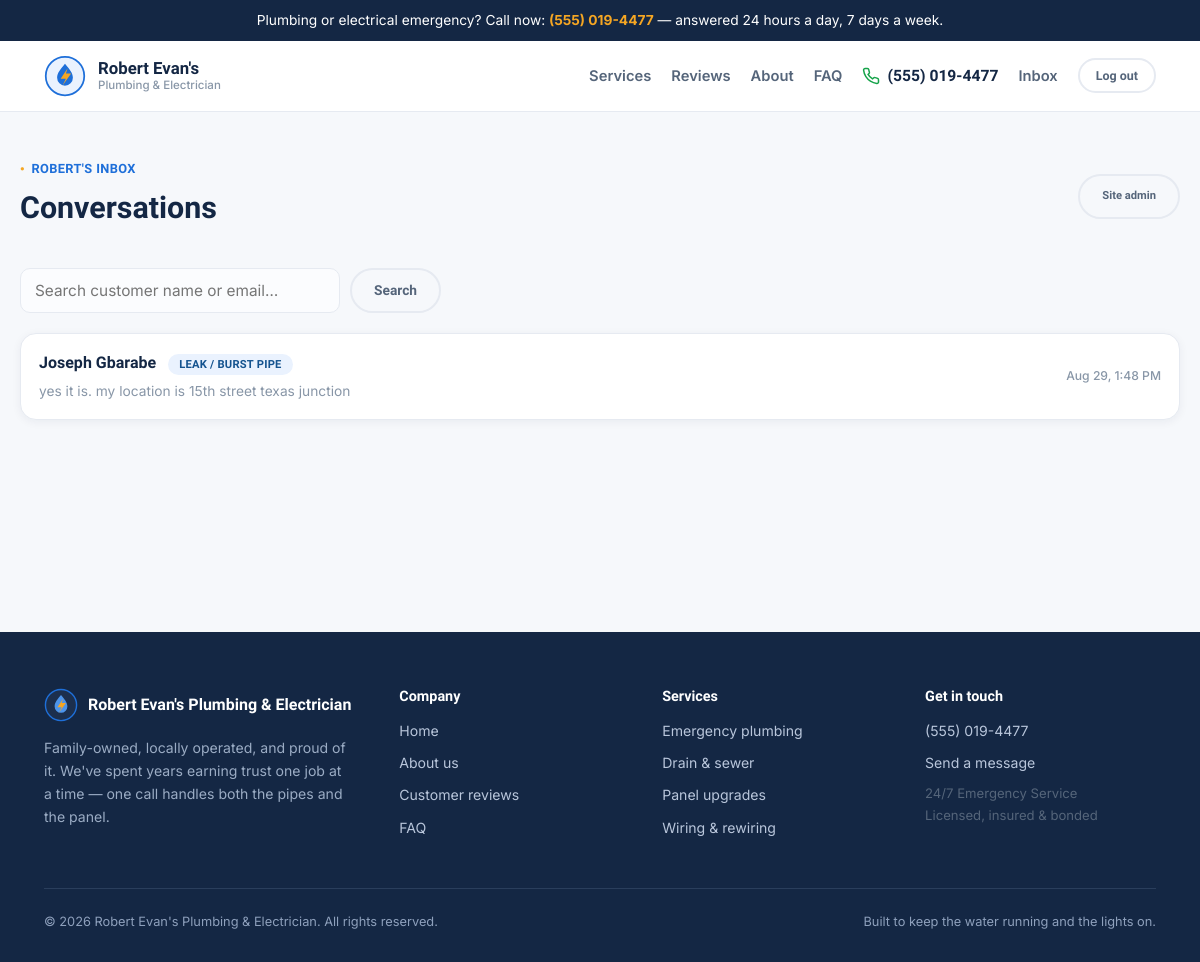
Page /inbox/admin/ (signed in) on the earlier database version.
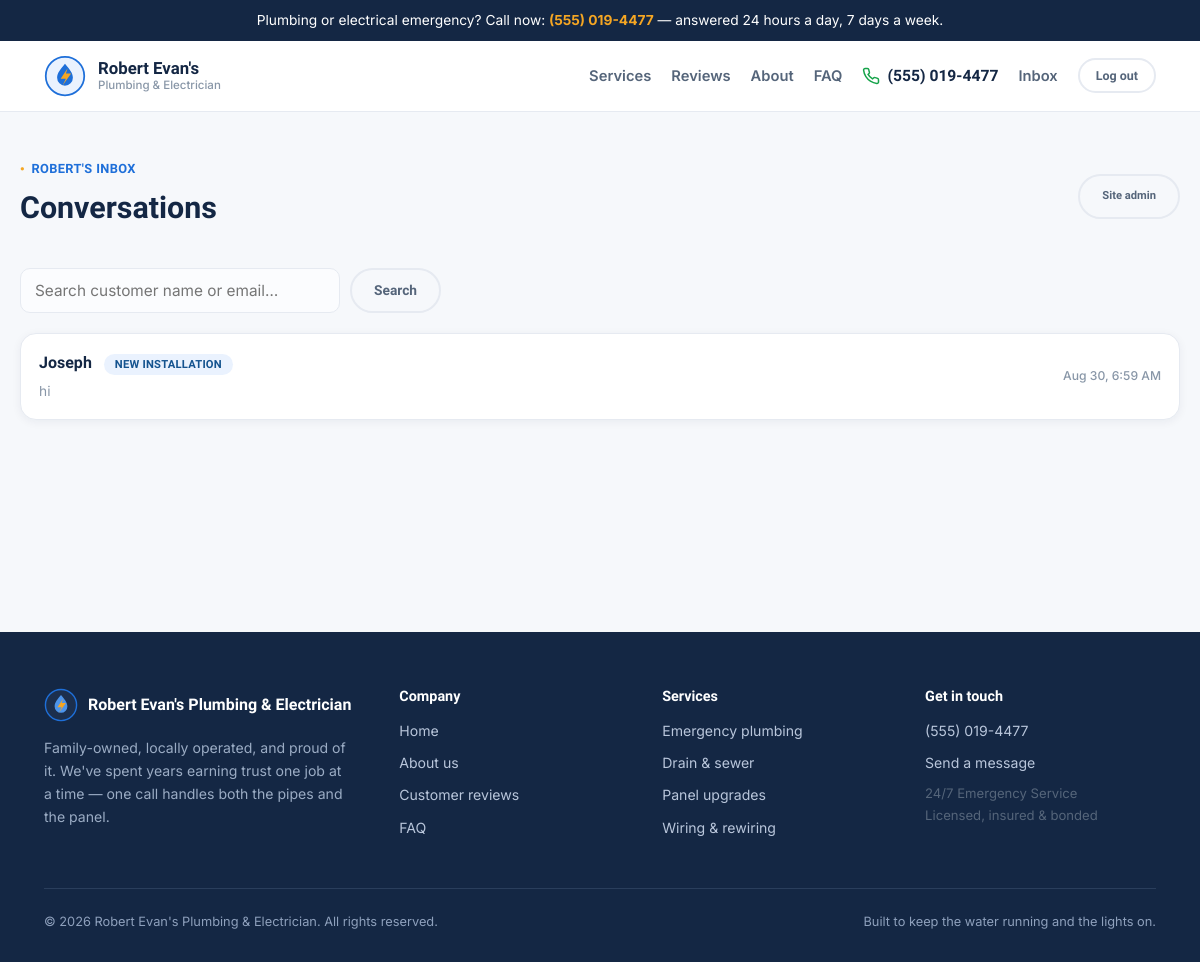
Same page on the later database version.
### messaging/models.py (models this page shows, shortened)
class Conversation(models.Model):
    customer = models.OneToOneField(
        settings.AUTH_USER_MODEL, on_delete=models.CASCADE, related_name='conversation'
    )
    topic = models.CharField(max_length=20, choices=TOPIC_CHOICES, default='other')
    is_closed = models.BooleanField(default=False)
    created_at = models.DateTimeField(auto_now_add=True)
    updated_at = models.DateTimeField(auto_now=True)
    class Meta:
        ordering = ['-updated_at']
    def unread_for_staff(self):
        return self.messages.filter(is_read=False, sender_is_staff=False).count()
    def last_message(self):
        return self.messages.order_by('-created_at').first()

class Message(models.Model):
    conversation = models.ForeignKey(
        Conversation, on_delete=models.CASCADE, related_name='messages'
    )
    sender = models.ForeignKey(
        settings.AUTH_USER_MODEL, on_delete=models.CASCADE, related_name='sent_messages'
    )
    sender_is_staff = models.BooleanField(default=False)
    body = models.TextField()
    is_read = models.BooleanField(default=False)
    created_at = models.DateTimeField(auto_now_add=True)
    class Meta:
        ordering = ['created_at']

### messaging/views.py (the view)
# urls.py: path('admin/', views.admin_dashboard, name='admin_dashboard'),
@staff_required
def admin_dashboard(request):
    conversations = Conversation.objects.select_related('customer').prefetch_related('messages')
    q = request.GET.get('q', '').strip()
    if q:
        conversations = conversations.filter(
            Q(customer__username__icontains=q) |
            Q(customer__first_name__icontains=q) |
            Q(customer__email__icontains=q)
        )
    conversations = conversations.distinct()
    total_unread = sum(c.unread_for_staff() for c in conversations)
    return render(request, 'messaging/admin_dashboard.html', {
        'conversations': conversations,
        'q': q,
        'total_unread': total_unread,
    })

### core/context_processors.py (called while the page is built)
def business_info(request):
    return {
        'business': settings.BUSINESS,
        'vapid_public_key': settings.VAPID_PUBLIC_KEY,
    }

### messaging/context_processors.py (called while the page is built)
def unread_counts(request):
    user = getattr(request, 'user', None)
    if not user or not user.is_authenticated:
        return {}
    if user.is_staff:
        from .models import Conversation
        total = sum(c.unread_for_staff() for c in Conversation.objects.all())
        return {'unread_count': total}
    from .models import Conversation
    conversation = Conversation.objects.filter(customer=user).first()
    if conversation is None:
        return {'unread_count': 0}
    return {'unread_count': conversation.unread_for_customer()}

### templates/messaging/admin_dashboard.html (shortened to what this page needs)
{% extends "base.html" %}
{% block content %}
<div class="container dash-shell">
  <div class="dash-head">
    <div>
      <span class="eyebrow">Robert's inbox</span>
      <h1 style="font-size:1.9rem;">Conversations
      </h1>
    </div>
    <a href="/django-admin/" class="pill-btn ghost" style="font-size:0.7rem;">Site admin</a>
  </div>
  <form method="get" class="search-bar">
    <input type="text" name="q" value="{{ q }}" placeholder="Search customer name or email…">
    <button type="submit" class="pill-btn ghost">Search</button>
  </form>
  {% if conversations %}
    <div class="conv-list">
      {% for c in conversations %}
        <a class="conv-row" href="{% url 'messaging:admin_conversation' c.pk %}">
          <div>
            <div class="who">{{ c.customer.get_full_name|default:c.customer.username }}
              <span class="topic-pill" style="margin-left:8px;">{{ c.get_topic_display }}</span>
            </div>
            {% with last=c.last_message %}
              {% if last %}<div class="preview">{{ last.body }}</div>{% endif %}
            {% endwith %}
          </div>
          <div class="right">
            <span class="time">{{ c.updated_at|date:"M j, g:i A" }}</span>
          </div>
        </a>
      {% endfor %}
    </div>
  {% else %}
    <div class="empty-state">No conversations yet. Once a customer sends a message, it'll show up here.</div>
  {% endif %}
</div>
{% endblock %}

Differences in the rows shown:
removed Conversation: customer.get_full_name "Joseph Gbarabe", topic "LEAK / BURST PIPE", last_message.body "yes it is. my location is 15th street texas junction", updated_at "Aug 29, 1:48 PM"
added Conversation: customer.get_full_name "Joseph", topic "NEW INSTALLATION", last_message.body "hi", updated_at "Aug 30, 6:59 AM"
